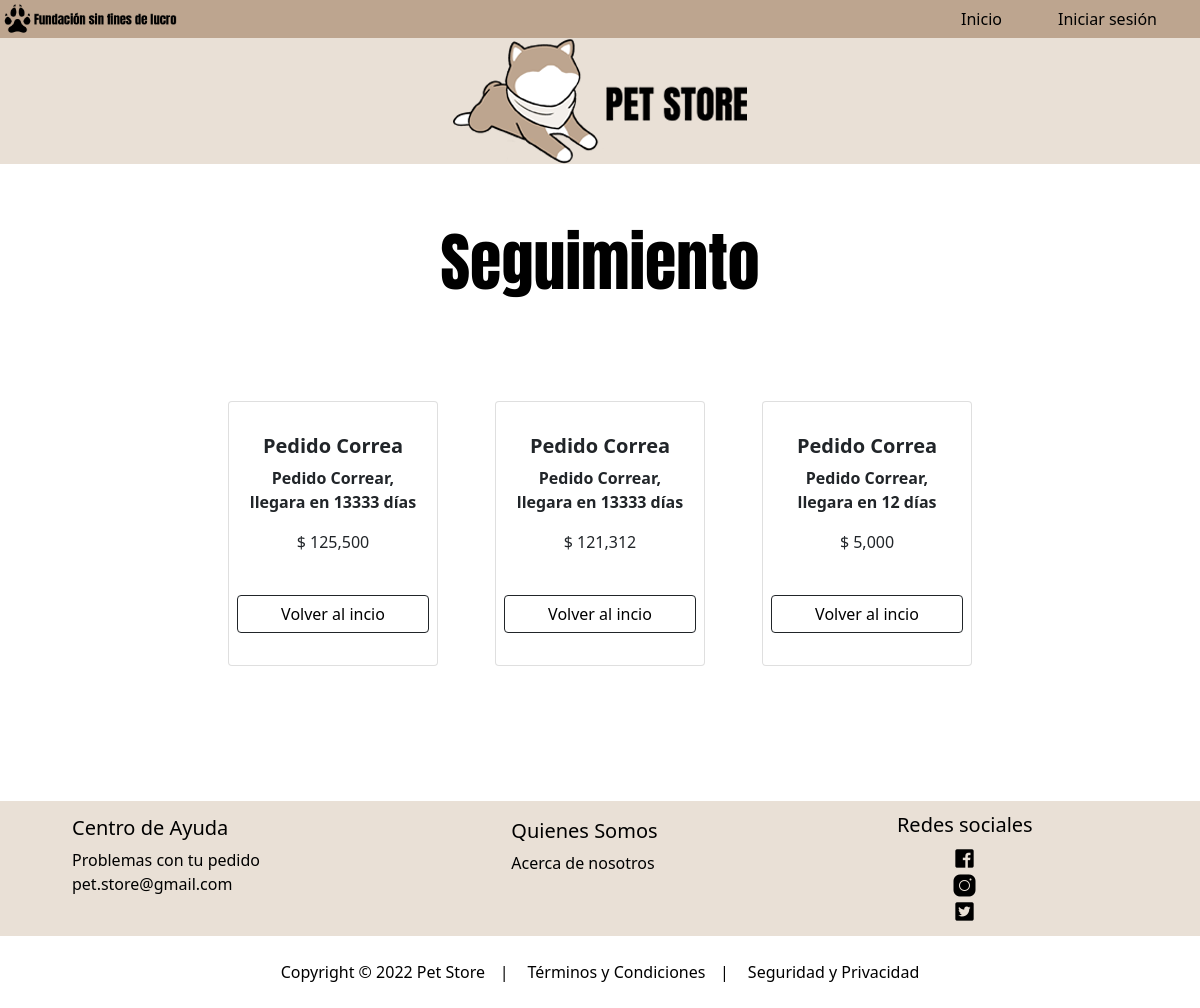
/seguimiento, run on the app's committed database.
### core/models.py (models this page shows, shortened)
class Pedidos(models.Model):
    nombrep = models.CharField(max_length=100)
    descripcionp = models.CharField(max_length=500)
    preciop = models.IntegerField()
    class Meta:
        db_table = 'pedidos'
        verbose_name = 'Pedido'
        verbose_name_plural = 'Pedidos'
        ordering = ['id']

### core/views.py (the view)
# urls.py: path('seguimiento', seguimiento, name="seguimiento"),
def seguimiento(request):
    busqueda = request.POST.get("buscador")
    product_list = Pedidos.objects.order_by('nombrep')
    page = request.GET.get('page', 1)
    if busqueda:
        product_list = Pedidos.objects.filter(
            Q(nombre__icontains = busqueda) |
            Q(descripcion__icontains = busqueda)
        ).distinct()
    try:
        paginator = Paginator(product_list, 12)
        product_list = paginator.page(page)
    except:
        raise Http404
    data = {'entity': product_list,
            'paginator': paginator
    }
    return render(request, 'core/seguimiento.html', data)

### core/templates/core/seguimiento.html (shortened to what this page needs)
{% extends 'core/plantilla.html' %}
{% load static %}
{% load crispy_forms_tags %}
{% block contenido %}
    <h1 style="display: flex; justify-content: center;">Seguimiento</h1>
    <section class="py-2">
        <div class="container px-4 px-lg-5 mt-2 animate__animated animate__fadeIn animate__delay-0.3s">
            <div class="row gx-4 gx-lg-5 row-cols-2 row-cols-md-3 row-cols-xl-4 justify-content-center">
                {% if entity %} {% for producto in entity %}
                <div class="col my-3">
                    <div class="card h-100 text-center py-3">
                        {% load humanize %}
                        <div class="card-body p-3">
                            <div class="text-center">
                                <h5 class="fw-bolder">{{ producto.nombrep }}</h5>
                                <p class="fw-bolder">{{ producto.descripcionp }}</p>
                                $ {{ producto.preciop | intcomma }}
                            </div>
                        </div>
                        <div class="card-footer p-2 pt-2 border-top-0 bg-transparent">
                            <div class="text-center">
                                <a class="btn btn-outline-dark my-2 mx-auto" style="text-align: center;" href="{% url 'home' %}">Volver al incio</a>
                            </div>
                        </div>
                    </div>
                </div>
                {% endfor %} {% else %}
                <div class="text-center text-warning">
                    <h3> No se encontraron Productos!!</h3>
                </div>
                {% endif %}
            </div>
        </div>
    </section>
{% endblock %}

### core/static/core/css/estilo.css (style rules this page uses)
* { padding: 0; margin: 0; }
.container { padding: 5%; }
.card { background-color: #F3EFEB; display: flex; margin: 2%; justify-content: space-around; }
.container a { color: #000000; text-decoration: none; display: flex; flex-direction: column; text-align: start; }
h1 { color: #000000; font-family: 'Anton', cursive; font-size: 4rem !important; }
body { font-family: monospace; }
.container { width: 100%; max-width: 1000px; margin: auto; }
body { font-family: 'Roboto', sans-serif; background: #E5E5E5; }
* { box-sizing: border-box; }

### data on the page
Pedidos: nombrep "Pedido Correa", descripcionp "Pedido Correar, llegara en 13333 días", preciop "125,500"
Pedidos: nombrep "Pedido Correa", descripcionp "Pedido Correar, llegara en 13333 días", preciop "121,312"
Pedidos: nombrep "Pedido Correa", descripcionp "Pedido Correar, llegara en 12 días", preciop "5,000"
